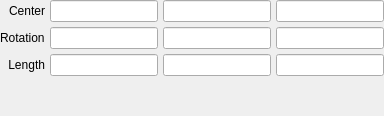
         <widget class="QWidget" name="box_implicit">
          <layout class="QGridLayout" name="gridLayout_14">
           <property name="margin">
            <number>0</number>
           </property>
           <property name="spacing">
            <number>5</number>
           </property>
           <item row="2" column="3">
            <widget class="LineEdit" name="lineedit_box_implicit_length_y"/>
           </item>
           <item row="0" column="3">
            <widget class="LineEdit" name="lineedit_box_implicit_center_y"/>
           </item>
           <item row="2" column="1">
            <widget class="QLabel" name="label_33">
             <property name="text">
              <string>Length</string>
             </property>
             <property name="alignment">
              <set>Qt::AlignRight|Qt::AlignTrailing|Qt::AlignVCenter</set>
             </property>
            </widget>
           </item>
           <item row="0" column="1">
            <widget class="QLabel" name="label_32">
             <property name="text">
              <string>Center</string>
             </property>
             <property name="alignment">
              <set>Qt::AlignRight|Qt::AlignTrailing|Qt::AlignVCenter</set>
             </property>
            </widget>
           </item>
           <item row="2" column="4">
            <widget class="LineEdit" name="lineedit_box_implicit_length_z"/>
           </item>
           <item row="0" column="4">
            <widget class="LineEdit" name="lineedit_box_implicit_center_z"/>
           </item>
           <item row="0" column="2">
            <widget class="LineEdit" name="lineedit_box_implicit_center_x"/>
           </item>
           <item row="3" column="3">
            <spacer name="verticalSpacer_14">
             <property name="orientation">
              <enum>Qt::Vertical</enum>
             </property>
             <property name="sizeHint" stdset="0">
              <size>
               <width>20</width>
               <height>40</height>
              </size>
             </property>
            </spacer>
           </item>
           <item row="2" column="2">
            <widget class="LineEdit" name="lineedit_box_implicit_length_x"/>
           </item>
           <item row="1" column="2">
            <widget class="LineEdit" name="lineedit_box_implicit_rotation_x"/>
           </item>
           <item row="1" column="1">
            <widget class="QLabel" name="label_41">
             <property name="text">
              <string>Rotation</string>
             </property>
            </widget>
           </item>
           <item row="1" column="3">
            <widget class="LineEdit" name="lineedit_box_implicit_rotation_y"/>
           </item>
           <item row="1" column="4">
            <widget class="LineEdit" name="lineedit_box_implicit_rotation_z"/>
           </item>
          </layout>
         </widget>
